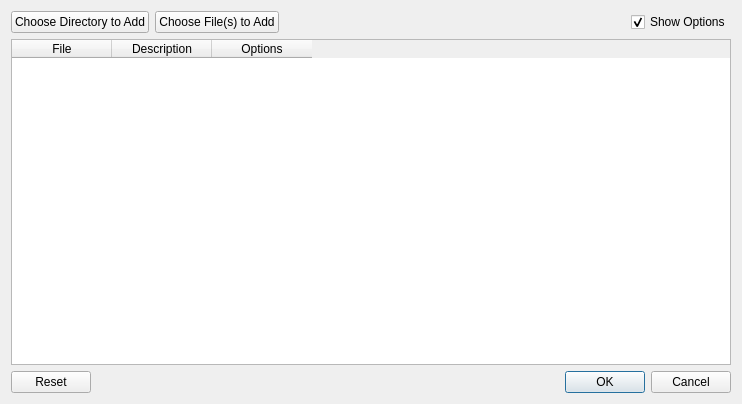
<?xml version="1.0" encoding="UTF-8"?>
<ui version="4.0">
 <class>qCjyxDataDialog</class>
 <widget class="QDialog" name="qCjyxDataDialog">
  <property name="geometry">
   <rect>
    <x>0</x>
    <y>0</y>
    <width>742</width>
    <height>404</height>
   </rect>
  </property>
  <property name="windowTitle">
   <string>Add data into the scene</string>
  </property>
  <layout class="QGridLayout" name="gridLayout">
   <item row="0" column="0">
    <widget class="QPushButton" name="AddDirectoryButton">
     <property name="text">
      <string>Choose Directory to Add</string>
     </property>
    </widget>
   </item>
   <item row="0" column="1">
    <widget class="QPushButton" name="AddFilesButton">
     <property name="text">
      <string>Choose File(s) to Add</string>
     </property>
    </widget>
   </item>
   <item row="0" column="2">
    <spacer name="horizontalSpacer">
     <property name="orientation">
      <enum>Qt::Horizontal</enum>
     </property>
     <property name="sizeHint" stdset="0">
      <size>
       <width>530</width>
       <height>20</height>
      </size>
     </property>
    </spacer>
   </item>
   <item row="1" column="0" colspan="4">
    <widget class="QTableWidget" name="FileWidget">
     <property name="alternatingRowColors">
      <bool>true</bool>
     </property>
     <property name="selectionMode">
      <enum>QAbstractItemView::NoSelection</enum>
     </property>
     <property name="selectionBehavior">
      <enum>QAbstractItemView::SelectRows</enum>
     </property>
     <property name="textElideMode">
      <enum>Qt::ElideLeft</enum>
     </property>
     <property name="horizontalScrollMode">
      <enum>QAbstractItemView::ScrollPerPixel</enum>
     </property>
     <property name="sortingEnabled">
      <bool>true</bool>
     </property>
     <property name="cornerButtonEnabled">
      <bool>false</bool>
     </property>
     <attribute name="horizontalHeaderShowSortIndicator" stdset="0">
      <bool>true</bool>
     </attribute>
     <attribute name="verticalHeaderVisible">
      <bool>false</bool>
     </attribute>
     <attribute name="verticalHeaderShowSortIndicator" stdset="0">
      <bool>false</bool>
     </attribute>
     <column>
      <property name="text">
       <string>File</string>
      </property>
     </column>
     <column>
      <property name="text">
       <string>Description</string>
      </property>
     </column>
     <column>
      <property name="text">
       <string>Options</string>
      </property>
     </column>
    </widget>
   </item>
   <item row="2" column="0" colspan="4">
    <widget class="QDialogButtonBox" name="ButtonBox">
     <property name="orientation">
      <enum>Qt::Horizontal</enum>
     </property>
     <property name="standardButtons">
      <set>QDialogButtonBox::Cancel|QDialogButtonBox::Ok|QDialogButtonBox::Reset</set>
     </property>
    </widget>
   </item>
   <item row="0" column="3">
    <widget class="QCheckBox" name="ShowOptionsCheckBox">
     <property name="text">
      <string>Show Options</string>
     </property>
     <property name="checked">
      <bool>true</bool>
     </property>
    </widget>
   </item>
  </layout>
 </widget>
 <resources/>
 <connections>
  <connection>
   <sender>ButtonBox</sender>
   <signal>accepted()</signal>
   <receiver>qCjyxDataDialog</receiver>
   <slot>accept()</slot>
   <hints>
    <hint type="sourcelabel">
     <x>248</x>
     <y>254</y>
    </hint>
    <hint type="destinationlabel">
     <x>157</x>
     <y>274</y>
    </hint>
   </hints>
  </connection>
  <connection>
   <sender>ButtonBox</sender>
   <signal>rejected()</signal>
   <receiver>qCjyxDataDialog</receiver>
   <slot>reject()</slot>
   <hints>
    <hint type="sourcelabel">
     <x>316</x>
     <y>260</y>
    </hint>
    <hint type="destinationlabel">
     <x>286</x>
     <y>274</y>
    </hint>
   </hints>
  </connection>
 </connections>
</ui>
